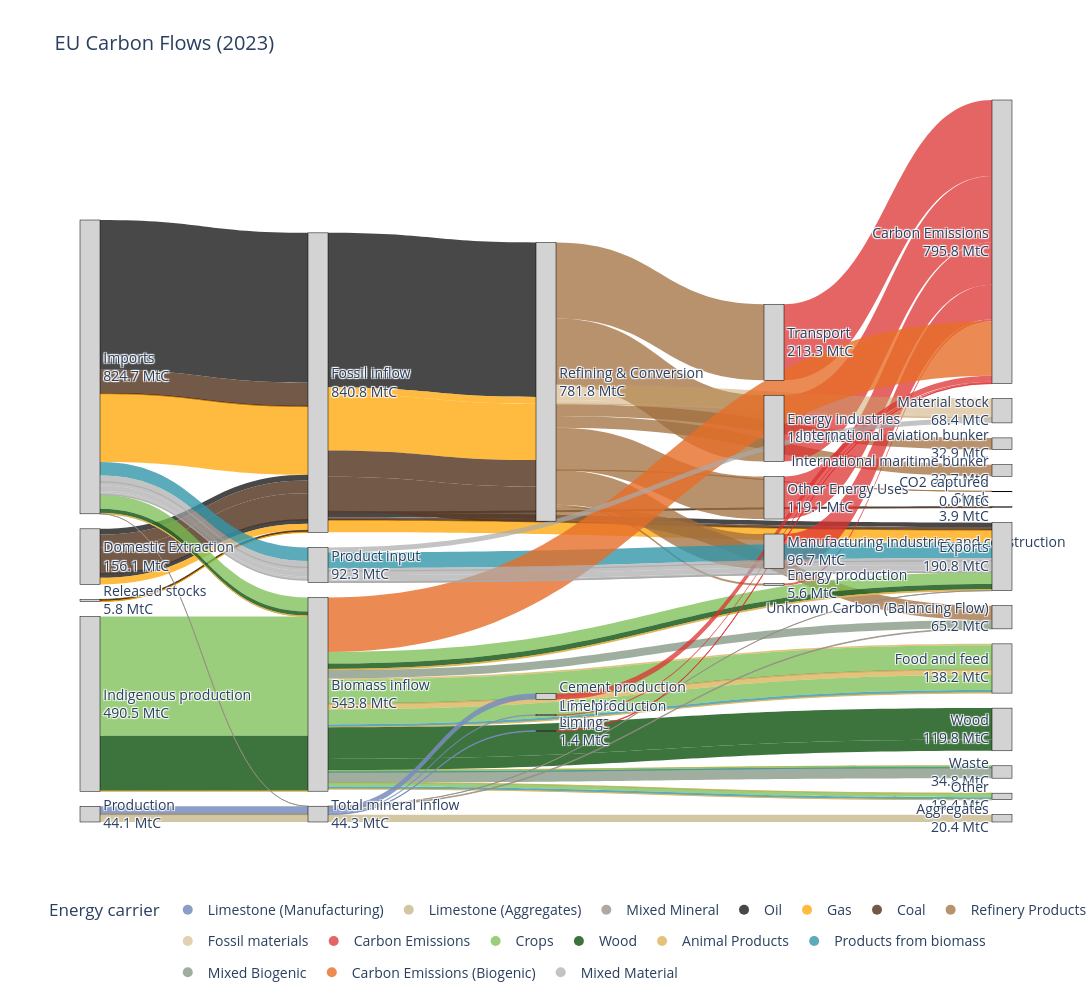

Notebook code for this chart:
### Markdown cell above
# Combined Sankey

### Code cell
# Load the CSV
df_combined = pd.read_csv("/Users/charlottewestenberg/Thesis/00data/from_excel/total sankey - policy cov.csv")

# create unique node list
all_nodes = pd.concat([df_combined["Source"], df_combined["Target"]]).unique()
node_dict = {node: i for i, node in enumerate(all_nodes)}

# map to numeric IDs
df_combined["source_id"] = df_combined["Source"].map(node_dict)
df_combined["target_id"] = df_combined["Target"].map(node_dict)

carrier_colors = {
    "Limestone (Manufacturing)": "rgba(120, 140, 190, 0.85)",  # clearer blue (industrial)
    "Limestone (Aggregates)":    "rgba(200, 185, 140, 0.80)",  # sandy beige (construction feel)
    "Mixed Mineral":             "rgba(150, 140, 130, 0.75)",  # neutral warm grey (mix)
    "Oil":                "rgba(40, 40, 40, 0.85)",        # near-black
    "Gas":                "rgba(255, 165, 0, 0.75)",        # amber orange
    "Coal":               "rgba(90, 60, 40, 0.85)",         # dark brown
    "Refinery Products":  "rgba(160, 110, 60, 0.75)",       # mid warm brown
    "Fossil materials":   "rgba(200, 160, 100, 0.5)",      # light tan
    "Carbon Emissions":   "rgba(220, 50, 50, 0.75)",  # bright red for emissions
    "Crops":              "rgba(120, 190, 80, 0.75)",     # brighter, more yellow-green
    "Wood":               "rgba(40, 100, 40, 0.9)",      # deeper, darker forest green
    "Animal Products":    "rgba(220, 180, 90, 0.8)",     # shifted toward warm ochre (less green)
    "Products from biomass": "rgba(50, 150, 170, 0.8)",  # clearer teal (more blue)
    "Mixed Biogenic":     "rgba(120, 140, 120, 0.7)",    # muted grey-green (neutral mix)
    "Carbon Emissions (Biogenic)": "rgba(230, 110, 40, 0.8)",  # stronger orange (distinct from fossil red)
    "Mixed Material":            "rgba(170, 170, 170, 0.7)",   # neutral grey (for mixed/uncategorized)
}

df_combined["color"] = df_combined["Carrier"].map(carrier_colors).fillna("rgba(200,200,200,0.4)")

#calculate outflows per source and target nodes
source_totals = df_combined.groupby("Source")["Value_tC"].sum()
node_inflow = df_combined.groupby("Target")["Value_tC"].sum()

labels_with_values = []
for node in all_nodes:
    inflow = node_inflow.get(node, 0)
    outflow = source_totals.get(node, 0)
    # choose what to display
    value = inflow if inflow > 0 else outflow
    if value > 0:
        labels_with_values.append(f"{node}<br>{value/1e6:.1f} MtC")
    else:
        labels_with_values.append(node)

fig = go.Figure(data=[go.Sankey(
    
    node=dict(
        pad=15,
        thickness=20,
        line=dict(color="black", width=0.5),
        label=labels_with_values,
        color="lightgrey"
    ),

    link=dict(
        source=df_combined["source_id"],
        target=df_combined["target_id"],
        value=df_combined["Value_tC"],
        color=df_combined["color"]
    )
)])

for carrier, color in carrier_colors.items():
    fig.add_trace(go.Scatter(
        x=[None],
        y=[None],
        mode='markers',
        marker=dict(size=10, color=color),
        legendgroup=carrier,
        showlegend=True,
        name=carrier
    ))

fig.update_layout(
    title_text="EU Carbon Flows (2023)",
    font_size=14,
    width=1600,
    height=1000,
    showlegend=True,
    legend=dict(
        title="Energy carrier",
        orientation="h",
        y=-0.1
    ),
    xaxis=dict(visible=False),
    yaxis=dict(visible=False),
    plot_bgcolor="white",
    paper_bgcolor="white"
)

fig.show()

### Figure 1 — Plotly figure (JSON) as saved in the notebook; plotly's stock layout.template omitted (floating-point values rounded to 4 significant figures)
{"data": [{"link": {"color": ["rgba(40, 40, 40, 0.85)", "rgba(90, 60, 40, 0.85)", "rgba(90, 60, 40, 0.85)", "rgba(90, 60, 40, 0.85)", "rgba(255, 165, 0, 0.75)", "rgba(40, 40, 40, 0.85)", "rgba(90, 60, 40, 0.85)", "rgba(90, 60, 40, 0.85)", "rgba(90, 60, 40, 0.85)", "rgba(40, 40, 40, 0.85)", "rgba(255, 165, 0, 0.75)", "rgba(40, 40, 40, 0.85)", "rgba(90, 60, 40, 0.85)", "rgba(90, 60, 40, 0.85)", "rgba(90, 60, 40, 0.85)", "rgba(255, 165, 0, 0.75)", "rgba(90, 60, 40, 0.85)", "rgba(90, 60, 40, 0.85)", "rgba(40, 40, 40, 0.85)", "rgba(255, 165, 0, 0.75)", "rgba(40, 40, 40, 0.85)", "rgba(90, 60, 40, 0.85)", "rgba(40, 40, 40, 0.85)", "rgba(255, 165, 0, 0.75)", "rgba(255, 165, 0, 0.75)", "rgba(90, 60, 40, 0.85)", "rgba(90, 60, 40, 0.85)", "rgba(90, 60, 40, 0.85)", "rgba(160, 110, 60, 0.75)", "rgba(160, 110, 60, 0.75)", "rgba(160, 110, 60, 0.75)", "rgba(160, 110, 60, 0.75)", "rgba(160, 110, 60, 0.75)", "rgba(160, 110, 60, 0.75)", "rgba(160, 110, 60, 0.75)", "rgba(160, 110, 60, 0.75)", "rgba(220, 50, 50, 0.75)", "rgba(220, 50, 50, 0.75)", "rgba(220, 50, 50, 0.75)", "rgba(220, 50, 50, 0.75)", "rgba(220, 50, 50, 0.75)", "rgba(200, 160, 100, 0.5)", "rgba(200, 160, 100, 0.5)", "rgba(200, 160, 100, 0.5)", "rgba(160, 110, 60, 0.75)", "rgba(120, 190, 80, 0.75)", "rgba(40, 100, 40, 0.9)", "rgba(220, 180, 90, 0.8)", "rgba(120, 190, 80, 0.75)", "rgba(40, 100, 40, 0.9)", "rgba(220, 180, 90, 0.8)", "rgba(220, 180, 90, 0.8)", "rgba(50, 150, 170, 0.8)", "rgba(120, 190, 80, 0.75)", "rgba(40, 100, 40, 0.9)", "rgba(220, 180, 90, 0.8)", "rgba(220, 180, 90, 0.8)", "rgba(50, 150, 170, 0.8)", "rgba(220, 180, 90, 0.8)", "rgba(120, 190, 80, 0.75)", "rgba(50, 150, 170, 0.8)", "rgba(220, 180, 90, 0.8)", "rgba(220, 180, 90, 0.8)", "rgba(120, 190, 80, 0.75)", "rgba(50, 150, 170, 0.8)", "rgba(220, 180, 90, 0.8)", "rgba(220, 180, 90, 0.8)", "rgba(120, 190, 80, 0.75)", "rgba(50, 150, 170, 0.8)", "rgba(220, 180, 90, 0.8)", "rgba(120, 190, 80, 0.75)", "rgba(50, 150, 170, 0.8)", "rgba(220, 180, 90, 0.8)", "rgba(230, 110, 40, 0.8)", "rgba(40, 100, 40, 0.9)", "rgba(40, 100, 40, 0.9)", "rgba(120, 140, 120, 0.7)", "rgba(120, 140, 120, 0.7)", "rgba(120, 140, 190, 0.85)", "rgba(150, 140, 130, 0.75)", "rgba(150, 140, 130, 0.75)", "rgba(200, 185, 140, 0.80)", "rgba(150, 140, 130, 0.75)", "rgba(120, 140, 190, 0.85)", "rgba(120, 140, 190, 0.85)", "rgba(120, 140, 190, 0.85)", "rgba(200, 185, 140, 0.80)", "rgba(150, 140, 130, 0.75)", "rgba(220, 50, 50, 0.75)", "rgba(220, 50, 50, 0.75)", "rgba(220, 50, 50, 0.75)", "rgba(150, 140, 130, 0.75)", "rgba(170, 170, 170, 0.7)", "rgba(170, 170, 170, 0.7)", "rgba(170, 170, 170, 0.7)", "rgba(170, 170, 170, 0.7)", "rgba(170, 170, 170, 0.7)", "rgba(170, 170, 170, 0.7)", "rgba(170, 170, 170, 0.7)", "rgba(170, 170, 170, 0.7)", "rgba(170, 170, 170, 0.7)", "rgba(170, 170, 170, 0.7)", "rgba(170, 170, 170, 0.7)", "rgba(170, 170, 170, 0.7)", "rgba(170, 170, 170, 0.7)", "rgba(170, 170, 170, 0.7)", "rgba(170, 170, 170, 0.7)"], "source": [0, 0, 0, 0, 0, 1, 1, 1, 1, 1, 1, 2, 2, 2, 2, 2, 3, 3, 3, 3, 2, 2, 2, 2, 2, 2, 2, 2, 4, 4, 4, 4, 4, 4, 4, 4, 5, 6, 7, 8, 9, 4, 4, 4, 4, 10, 10, 10, 0, 0, 0, 0, 0, 11, 11, 11, 11, 12, 11, 11, 11, 11, 11, 11, 11, 11, 11, 11, 11, 11, 11, 11, 11, 11, 11, 11, 11, 11, 13, 13, 13, 13, 0, 14, 14, 14, 14, 14, 15, 16, 17, 14, 0, 0, 0, 0, 0, 0, 0, 12, 12, 12, 12, 12, 12, 12, 12], "target": [2, 2, 2, 2, 2, 2, 2, 2, 2, 2, 2, 18, 18, 18, 18, 18, 2, 2, 2, 2, 19, 19, 4, 4, 4, 4, 4, 4, 5, 6, 7, 8, 9, 20, 21, 22, 23, 23, 23, 23, 23, 24, 24, 24, 25, 11, 11, 11, 11, 11, 11, 11, 12, 18, 18, 18, 18, 18, 26, 26, 26, 26, 26, 26, 26, 26, 27, 27, 27, 28, 28, 28, 28, 23, 29, 29, 27, 25, 14, 14, 14, 14, 14, 15, 16, 17, 30, 18, 23, 23, 23, 25, 12, 12, 12, 12, 12, 12, 12, 18, 18, 18, 18, 18, 18, 18, 24], "value": [420500000.0, 66170000.0, 516500.0, 22480.0, 191600000.0, 16120000.0, 35600000.0, 73770000.0, 538800.0, 11340000.0, 18750000.0, 12190000.0, 7369000.0, 892100.0, 8079.0, 34310000.0, 2506000.0, 830400.0, 1157000.0, 1262000.0, 3420000.0, 442300.0, 433500000.0, 18750000.0, 158300000.0, 74230000.0, 96910000.0, 110900.0, 5595000.0, 213300000.0, 96750000.0, 186200000.0, 119100000.0, 32930000.0, 32660000.0, 14000.0, 5595000.0, 213300000.0, 96750000.0, 186200000.0, 119100000.0, 44460000.0, 9365000.0, 911500.0, 40820000.0, 335200000.0, 154800000.0, 575000.0, 39370000.0, 12500000.0, 707400.0, 680800.0, 38400000.0, 32500000.0, 16310000.0, 227900.0, 1997000.0, 44430000.0, 3693000.0, 68410000.0, 369600.0, 191400.0, 15000000.0, 42010000.0, 7208000.0, 1328000.0, 129500.0, 5258000.0, 19930.0, 510000.0, 10930000.0, 6991000.0, 2860.0, 153100000.0, 88420000.0, 31370000.0, 29350000.0, 22470000.0, 21080000.0, 731900.0, 1943000.0, 20360000.0, 224800.0, 16520000.0, 3854000.0, 1404000.0, 20360000.0, 272000.0, 16520000.0, 3854000.0, 1404000.0, 1927000.0, 17580000.0, 184700.0, 10200000.0, 15050000.0, 4831000.0, 4797000.0, 1245000.0, 7479000.0, 546100.0, 11470000.0, 14640000.0, 3931000.0, 1843000.0, 370600.0, 13620000.0]}, "node": {"color": "lightgrey", "label": ["Imports<br>824.7 MtC", "Domestic Extraction<br>156.1 MtC", "Fossil inflow<br>840.8 MtC", "Released stocks<br>5.8 MtC", "Refining & Conversion<br>781.8 MtC", "Energy production<br>5.6 MtC", "Transport<br>213.3 MtC", "Manufacturing industries and construction<br>96.7 MtC", "Energy industries<br>186.2 MtC", "Other Energy Uses<br>119.1 MtC", "Indigenous production<br>490.5 MtC", "Biomass inflow<br>543.8 MtC", "Product input<br>92.3 MtC", "Production<br>44.1 MtC", "Total mineral inflow<br>44.3 MtC", "Cement production<br>16.5 MtC", "Lime production<br>3.9 MtC", "Liming<br>1.4 MtC", "Exports<br>190.8 MtC", "Stock<br>3.9 MtC", "International aviation bunker<br>32.9 MtC", "International maritime bunker<br>32.7 MtC", "CO2 captured<br>0.0 MtC", "Carbon Emissions<br>795.8 MtC", "Material stock<br>68.4 MtC", "Unknown Carbon (Balancing Flow)<br>65.2 MtC", "Food and feed<br>138.2 MtC", "Waste<br>34.8 MtC", "Other<br>18.4 MtC", "Wood<br>119.8 MtC", "Aggregates<br>20.4 MtC"], "line": {"color": "black", "width": 0.5}, "pad": 15, "thickness": 20}, "type": "sankey"}, {"legendgroup": "Limestone (Manufacturing)", "marker": {"color": "rgba(120, 140, 190, 0.85)", "size": 10}, "mode": "markers", "name": "Limestone (Manufacturing)", "showlegend": true, "type": "scatter", "x": [null], "y": [null]}, {"legendgroup": "Limestone (Aggregates)", "marker": {"color": "rgba(200, 185, 140, 0.80)", "size": 10}, "mode": "markers", "name": "Limestone (Aggregates)", "showlegend": true, "type": "scatter", "x": [null], "y": [null]}, {"legendgroup": "Mixed Mineral", "marker": {"color": "rgba(150, 140, 130, 0.75)", "size": 10}, "mode": "markers", "name": "Mixed Mineral", "showlegend": true, "type": "scatter", "x": [null], "y": [null]}, {"legendgroup": "Oil", "marker": {"color": "rgba(40, 40, 40, 0.85)", "size": 10}, "mode": "markers", "name": "Oil", "showlegend": true, "type": "scatter", "x": [null], "y": [null]}, {"legendgroup": "Gas", "marker": {"color": "rgba(255, 165, 0, 0.75)", "size": 10}, "mode": "markers", "name": "Gas", "showlegend": true, "type": "scatter", "x": [null], "y": [null]}, {"legendgroup": "Coal", "marker": {"color": "rgba(90, 60, 40, 0.85)", "size": 10}, "mode": "markers", "name": "Coal", "showlegend": true, "type": "scatter", "x": [null], "y": [null]}, {"legendgroup": "Refinery Products", "marker": {"color": "rgba(160, 110, 60, 0.75)", "size": 10}, "mode": "markers", "name": "Refinery Products", "showlegend": true, "type": "scatter", "x": [null], "y": [null]}, {"legendgroup": "Fossil materials", "marker": {"color": "rgba(200, 160, 100, 0.5)", "size": 10}, "mode": "markers", "name": "Fossil materials", "showlegend": true, "type": "scatter", "x": [null], "y": [null]}, {"legendgroup": "Carbon Emissions", "marker": {"color": "rgba(220, 50, 50, 0.75)", "size": 10}, "mode": "markers", "name": "Carbon Emissions", "showlegend": true, "type": "scatter", "x": [null], "y": [null]}, {"legendgroup": "Crops", "marker": {"color": "rgba(120, 190, 80, 0.75)", "size": 10}, "mode": "markers", "name": "Crops", "showlegend": true, "type": "scatter", "x": [null], "y": [null]}, {"legendgroup": "Wood", "marker": {"color": "rgba(40, 100, 40, 0.9)", "size": 10}, "mode": "markers", "name": "Wood", "showlegend": true, "type": "scatter", "x": [null], "y": [null]}, {"legendgroup": "Animal Products", "marker": {"color": "rgba(220, 180, 90, 0.8)", "size": 10}, "mode": "markers", "name": "Animal Products", "showlegend": true, "type": "scatter", "x": [null], "y": [null]}, {"legendgroup": "Products from biomass", "marker": {"color": "rgba(50, 150, 170, 0.8)", "size": 10}, "mode": "markers", "name": "Products from biomass", "showlegend": true, "type": "scatter", "x": [null], "y": [null]}, {"legendgroup": "Mixed Biogenic", "marker": {"color": "rgba(120, 140, 120, 0.7)", "size": 10}, "mode": "markers", "name": "Mixed Biogenic", "showlegend": true, "type": "scatter", "x": [null], "y": [null]}, {"legendgroup": "Carbon Emissions (Biogenic)", "marker": {"color": "rgba(230, 110, 40, 0.8)", "size": 10}, "mode": "markers", "name": "Carbon Emissions (Biogenic)", "showlegend": true, "type": "scatter", "x": [null], "y": [null]}, {"legendgroup": "Mixed Material", "marker": {"color": "rgba(170, 170, 170, 0.7)", "size": 10}, "mode": "markers", "name": "Mixed Material", "showlegend": true, "type": "scatter", "x": [null], "y": [null]}], "layout": {"font": {"size": 14}, "height": 1000, "legend": {"orientation": "h", "title": {"text": "Energy carrier"}, "y": -0.1}, "paper_bgcolor": "white", "plot_bgcolor": "white", "showlegend": true, "title": {"text": "EU Carbon Flows (2023)"}, "width": 1600, "xaxis": {"visible": false}, "yaxis": {"visible": false}}}
